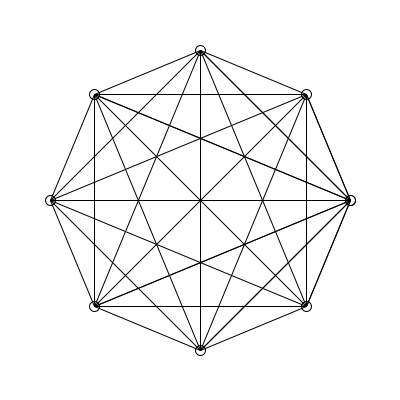
Frame 1 (no input)
Frame 60 (the mouse pressed at the canvas centre just before this capture): identical to frame 1, image omitted
Frame 120 (the mouse held since frame 60 and released just before this capture): identical to frame 1, image omitted

The Processing sketch that drew this single still picture (run headless with seeded random() and noise(); from frame 60 on, the mouse is pressed at the canvas centre):

// Processing sketch: processing_4872
// ── processing_4872.pde

int numRings = 1;
Ring[] rings = new Ring[numRings];


int numballs = 8;

void setup(){
  size(400,400);
  background(255,255,255);
  smooth();
  ellipseMode(CENTER);
  
  rings[0] = new Ring(numballs, 200, 200, 150);
}

void draw(){
  background(255,255,255);
  for (int i = 0; i < numRings; i++)
  {
    rings[i].changeN(numballs);
    rings[i].display();
  }

}


void keyPressed(){
 if (keyCode == UP)
 {
   numballs++;
 }
  if (keyCode == DOWN)
  {
   if (numballs > 1)
   {
   numballs--;
   }
  }
  
}



class Ring {
 
 int radius;
 int numballs;
 int xx, yy;
  
 Ring(int n, int centx, int centy, int rad){
  xx = centx;
  yy = centy;
  numballs = n; 
  radius = rad;
 }
  
  void display(){
   float degreeInc = 2.0*(PI / numballs);
   int count = -1;
   int[] pointsx = new int[numballs + 1];
   int[] pointsy = new int[numballs + 1];
   int smallRad = 10;
    for ( float deg = 0; deg < 2*PI; deg = deg + degreeInc)
    {
     int dy = int(radius * sin(deg));
     int dx = int(radius * cos(deg));
     ellipse(xx+dx, yy+dy, smallRad, smallRad);
     count++;
     pointsx[count] = xx+dx;
     pointsy[count] = yy+dy;
    }  
    
    for (int i = 0; i <= count; i++)
    {
      for (int j = i+1; j <= count; j++)
      {
        line(pointsx[i],pointsy[i],pointsx[j],pointsy[j]);
      }
    }
  }
 void changeN(int n)
 {
   numballs = n;
 }
}
